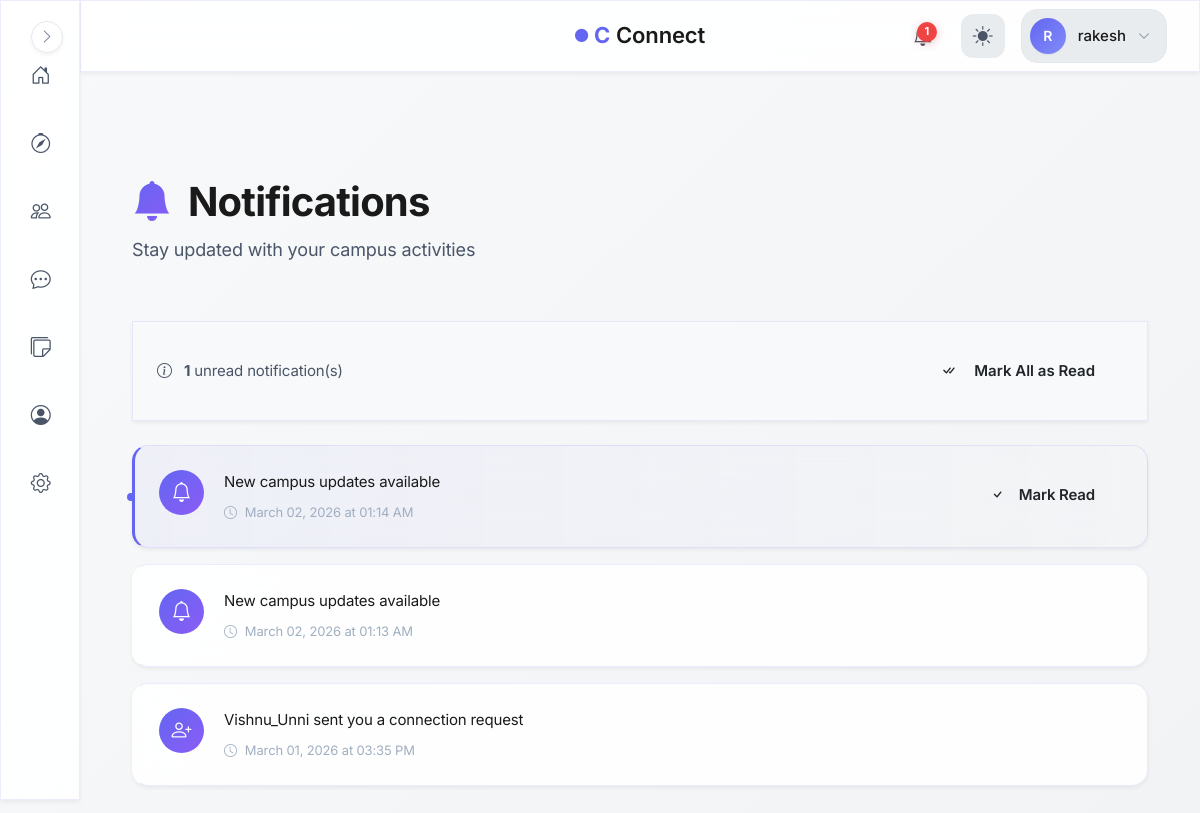
Page /notifications_list (signed in) on the earlier database version.
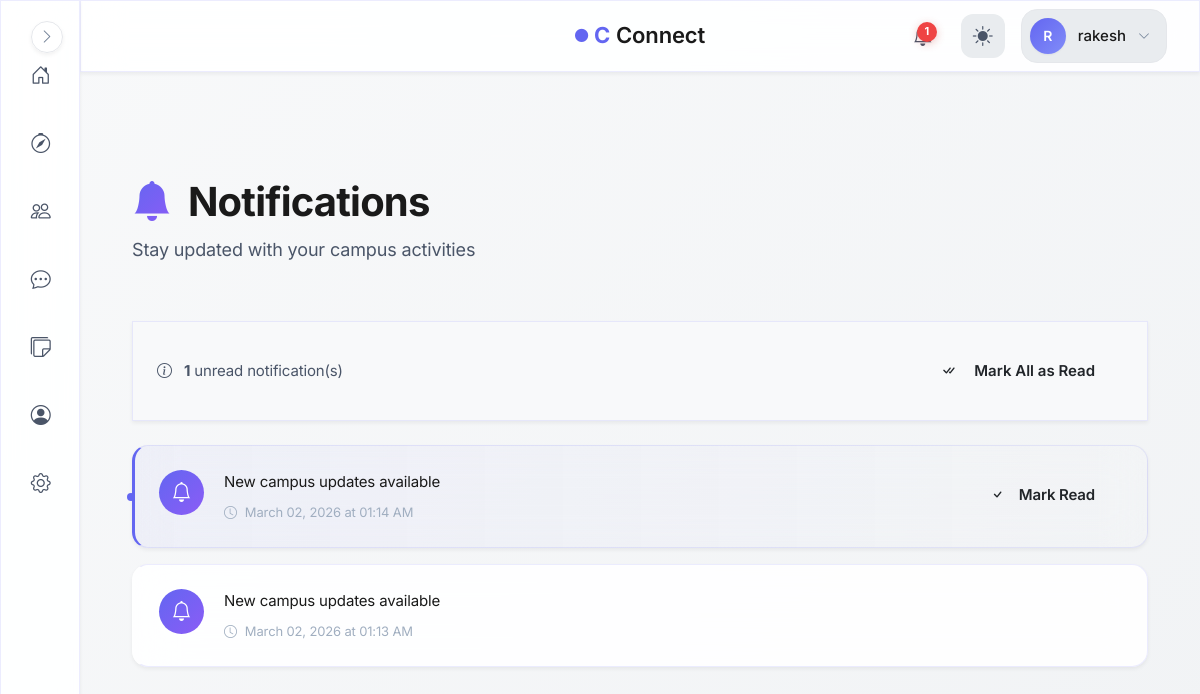
Same page on the later database version.
### models.py (models this page shows)
class Notification(db.Model):
    id = db.Column(db.Integer, primary_key=True, autoincrement=True)
    user_id = db.Column(db.Integer, db.ForeignKey('user.id'), nullable=False)
    sender_id = db.Column(db.Integer, db.ForeignKey('user.id'), nullable=True)
    type = db.Column(db.String(30), nullable=False, default='general')
    ref_id = db.Column(db.Integer, nullable=True, index=True)  # ID of post/connection/etc
    message = db.Column(db.String(255), nullable=False)
    is_read = db.Column(db.Boolean, default=False)
    created_at = db.Column(db.DateTime, default=db.func.now())
    user = db.relationship('User', foreign_keys=[user_id], backref='notifications')
    sender = db.relationship('User', foreign_keys=[sender_id])

### blueprints/notifications/routes.py (the view)
@notifications.route('/notifications_list')
@login_required
def notifications_list():
    notifs = Notification.query.filter_by(user_id=current_user.id) \
                .order_by(Notification.created_at.desc()) \
                .all()
    return render_template('notifications/notif_list.html', notifs=notifs)

### blueprints/auth/__init__.py (called while the page is built)
@login_manager.user_loader
def load_user(user_id):
    from models import User  # Importing User model for querying  (import here to avoid circular imports)
    return User.query.get(int(user_id))

@auth.after_app_request
def add_header(response):
    if current_user.is_authenticated and request.blueprint == 'auth':
        response.headers['Cache-Control'] = 'no-store, no-cache, must-revalidate, post-check=0, pre-check=0, max-age=0'
        response.headers['Pragma'] = 'no-cache'
        response.headers['Expires'] = '-1'
    return response

### factory_helpers.py (called while the page is built, shortened)
def to_ist(utc_dt):
    ist = pytz.timezone('Asia/Kolkata')
    return utc_dt.replace(tzinfo=pytz.utc).astimezone(ist)

def register_profilevisit_cleanup(app):
    last_cleanup = {'t': 0}
    @app.before_request
    def cleanup_visits():
        now = time.time()
        if now - last_cleanup['t'] < 3600:  # run once every hour
            return

### blueprints/notifications/templates/notifications/notif_list.html (shortened to what this page needs)
{% extends "base.html" %}
{% block body %}
<div class="container py-4">
    <div class="notifications-header animate-on-scroll">
        <h1 class="notifications-title">
            <i class="bi bi-bell-fill me-2" style="background: linear-gradient(135deg, var(--primary-color), var(--accent-color)); -webkit-background-clip: text; -webkit-text-fill-color: transparent;"></i>
            Notifications
        </h1>
        <p class="notifications-subtitle">Stay updated with your campus activities</p>
    </div>
    {% if notifs %}
    <div class="notifications-actions glass-card animate-on-scroll">
        <div class="notif-stats">
            <i class="bi bi-info-circle me-2"></i>
            <strong>{{ notifs | selectattr("is_read", "equalto", False) | list | length }}</strong> unread notification(s)
        </div>
        <form method="POST" action="{{ url_for('notifications.mark_all_read') }}">
            <button class="btn btn-primary-custom btn-sm">
                <i class="bi bi-check-all me-2"></i>Mark All as Read
            </button>
        </form>
    </div>
    {% endif %}
    <div class="notifications-list">
        {% if notifs %}
            {% for n in notifs %}
            <div class="notif-item glass-card animate-on-scroll {{ '' if n.is_read else 'unread' }}">
                <div class="notif-content">
                    <div class="notif-icon">
                        <i class="bi bi-{{ 'person-plus' if 'connection' in n.message.lower() else 'bell' }}"></i>
                    </div>
                    <div class="notif-body">
                        <div class="notif-message">{{ n.message }}</div>
                        <div class="notif-time">
                            <i class="bi bi-clock"></i>
                            {{ to_ist(n.created_at).strftime('%B %d, %Y at %I:%M %p') }}
                        </div>
                    </div>
                    {% if not n.is_read %}
                    <div class="notif-actions">
                        <a href="{{ url_for('notifications.mark_read', notif_id=n.id) }}" class="btn btn-outline-custom btn-sm">
                            <i class="bi bi-check"></i>
                            <span class="d-none d-md-inline ms-1">Mark Read</span>
                        </a>
                    </div>
                    {% endif %}
                </div>
            </div>
            {% endfor %}
        {% endif %}
    </div>
</div>
{% endblock %}

Differences in the rows shown:
removed Notification: message "Vishnu_Unni sent you a connection request", created_at "March 01, 2026 at 03:35 PM"
